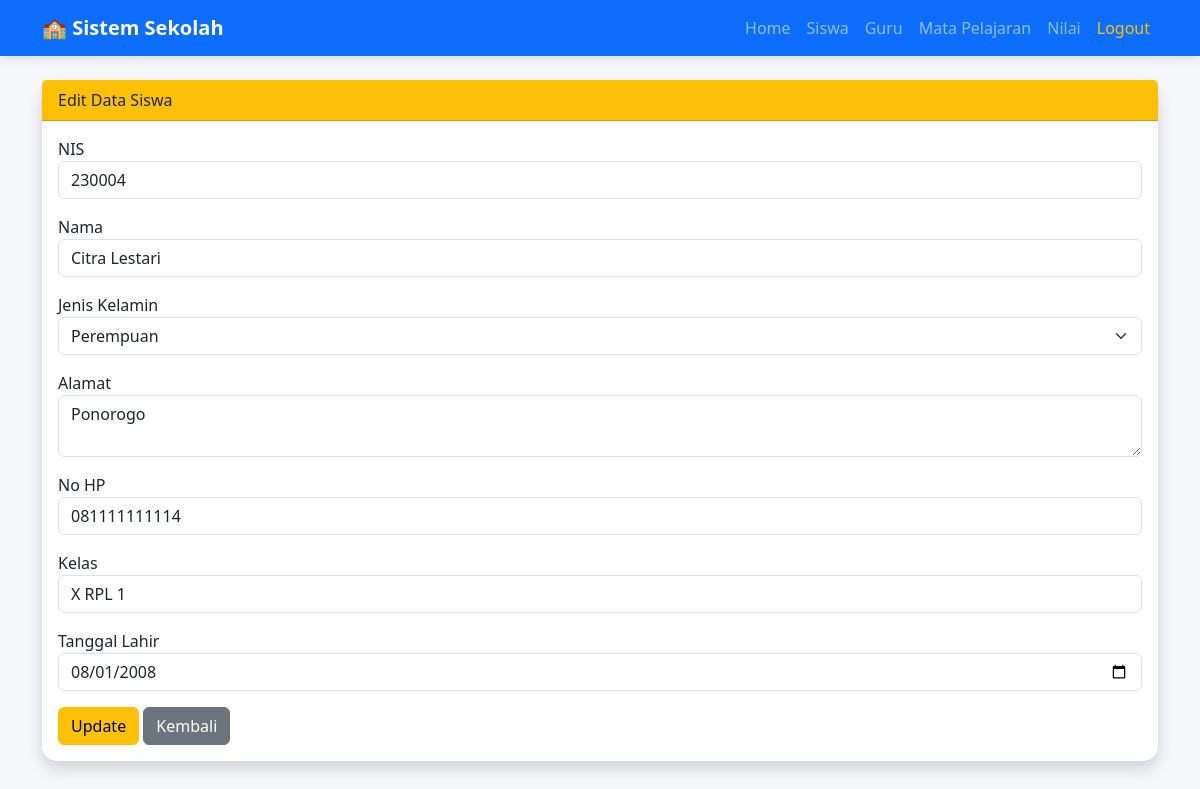
Screenshot of /crud_sekolah2/siswa/edit.php?id=4 (signed in) with the database file from the repository.
### tables this page shows
CREATE TABLE `siswa` (
  `id_siswa` int(11) NOT NULL,
  `nis` varchar(20) NOT NULL,
  `nama` varchar(100) NOT NULL,
  `jenis_kelamin` enum('L','P') NOT NULL,
  `alamat` text DEFAULT NULL,
  `no_hp` varchar(20) DEFAULT NULL,
  `kelas` varchar(20) DEFAULT NULL,
  `tanggal_lahir` date DEFAULT NULL
);

### crud_sekolah2/siswa/edit.php (the view, shortened to what this page needs)
<?php
include "../config/koneksi.php";
$id = $_GET['id'];
$data = mysqli_query($conn, "SELECT * FROM siswa WHERE id_siswa='$id'");
$row  = mysqli_fetch_assoc($data);
?>
<?php include "../includes/header.php"; ?>
<?php include "../includes/navbar.php"; ?>
<div class="container mt-4">
    <div class="card shadow">
        <div class="card-header bg-warning">
            Edit Data Siswa
        </div>
        <div class="card-body">
            <form method="POST">
                <div class="mb-3">
                    <label>NIS</label>
                    <input type="text" class="form-control" name="nis" value="<?= $row['nis']; ?>">
                </div>
                <div class="mb-3">
                    <label>Nama</label>
                    <input type="text" class="form-control" name="nama" value="<?= $row['nama']; ?>">
                </div>
                <div class="mb-3">
                    <label>Jenis Kelamin</label>
                    <select class="form-select" name="jenis_kelamin">
                        <option value="P" <?= ($row['jenis_kelamin'] == "P") ? "selected" : ""; ?>>Perempuan</option>
                    </select>
                </div>
                <div class="mb-3">
                    <label>Alamat</label>
                    <textarea class="form-control" name="alamat"><?= $row['alamat']; ?></textarea>
                </div>
                <div class="mb-3">
                    <label>No HP</label>
                    <input class="form-control" name="no_hp" value="<?= $row['no_hp']; ?>">
                </div>
                <div class="mb-3">
                    <label>Kelas</label>
                    <input class="form-control" name="kelas" value="<?= $row['kelas']; ?>">
                </div>
                <div class="mb-3">
                    <label>Tanggal Lahir</label>
                    <input type="date" class="form-control" name="tanggal_lahir" value="<?= $row['tanggal_lahir']; ?>">
                </div>
                <button class="btn btn-warning" name="update">Update</button>
                <a href="index.php" class="btn btn-secondary">Kembali</a>
            </form>
        </div>
    </div>
</div>
<?php include "../includes/footer.php"; ?>

### crud_sekolah2/includes/header.php (style rules this page uses)
body { background:#f5f7fb; }
.card { border:none; border-radius:15px; }

### rows the page displays
siswa: nis "230004", nama "Citra Lestari", jenis_kelamin "Perempuan", alamat "Ponorogo", no_hp "081111111114", kelas "X RPL 1", tanggal_lahir "08/01/2008"
